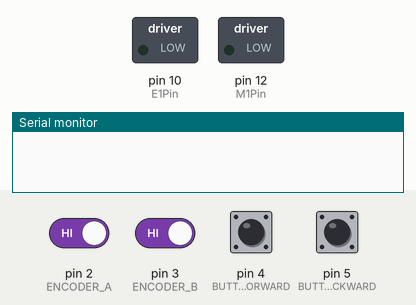
Simulated run of this sketch. Board: Arduino Uno, built with avr-gcc and run on an emulated ATmega328P. On the bench: switched loads named in the sketch (green lamp = pin HIGH), the last lines printed to the serial monitor. The test bench sets the inputs (shaded band); at power-on: pin 2 (ENCODER_A), pin 3 (ENCODER_B), pin 4 (BUTTON_FORWARD), pin 5 (BUTTON_BACKWARD) HIGH.

Above: at 1.2 s.
1.3 s: pin 4 (BUTTON_FORWARD) pulled LOW for 0.15 s
At 1.38 s:
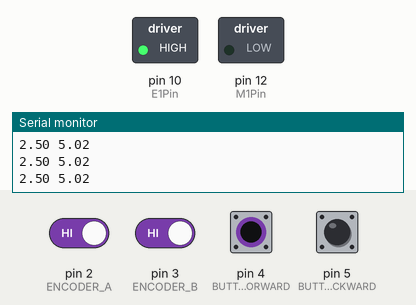
2.9 s: pin 5 (BUTTON_BACKWARD) pulled LOW for 0.15 s
At 3.7 s:
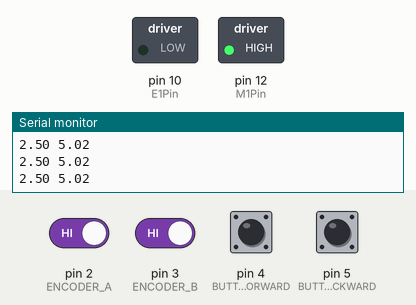
4.5 s: pin 5 (BUTTON_BACKWARD) pulled LOW for 3.2 s
At 5.0 s:
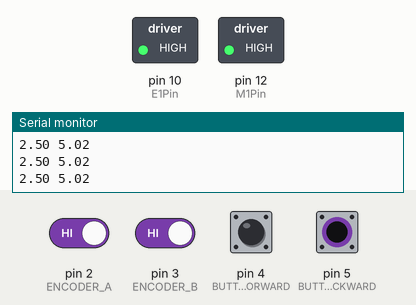
9.2 s: pin 4 (BUTTON_FORWARD) pulled LOW for 1 s
At 10.8 s:
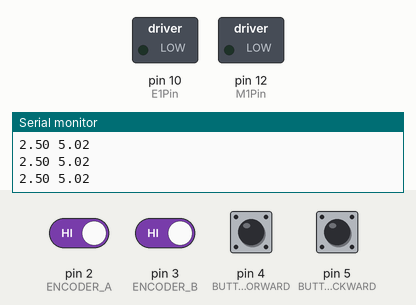
11.7 s: pin 4 (BUTTON_FORWARD) driven LOW and pin 5 (BUTTON_BACKWARD) driven LOW
At 12.9 s:
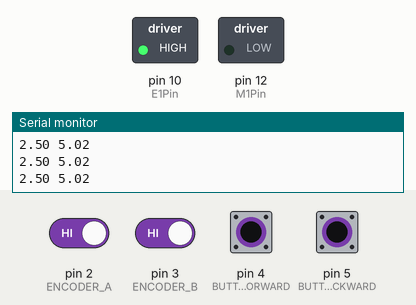
Timing chart, 0 to 14.7 s (numbered marks = the images above; inputs shaded):
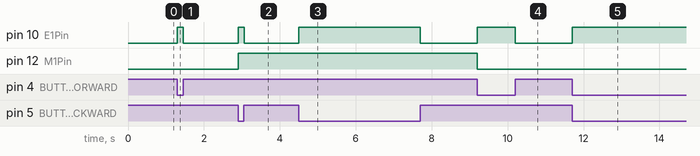

The sketch:

encoder.ino
```cpp
/*
#define ENCODER_A 2 // Amarillo
#define ENCODER_B 3 // Verde
#define MOTOR 12    // Blanco
#define ENABLE 10
#define BUTON_FOREWARD 4
#define BUTON_BACKWARD 5
*/

#define ENCODER_A       2 // Amarillo
#define ENCODER_B       3 // Verde
#define BUTTON_FORWARD  4
#define BUTTON_BACKWARD 5

// Pines de Control Sheld
const int E1Pin = 10;
const int M1Pin = 12;
const int E2Pin = 11;
const int M2Pin = 13;

// Estructura del Motor
typedef struct {
  byte enPin;
  byte directionPin;
} Motor;

const int M1 = 0;

//Creo el Motor
const Motor motor = { E1Pin, M1Pin } ;

const int Forward = LOW;
const int Backward = HIGH;

void setup() {
  Serial.begin(9600);
  //Configura los Encoders como Entradas
  pinMode(ENCODER_A, INPUT);
  pinMode(ENCODER_B, INPUT);
  //Configura los pulsadores como entradas con PullUp
  pinMode(BUTTON_FORWARD, INPUT_PULLUP);
  pinMode(BUTTON_BACKWARD, INPUT_PULLUP);

  //Configura el motor
  pinMode(motor.enPin, OUTPUT);        //Pin del PWM
  pinMode(motor.directionPin, OUTPUT); //Pin de Sentido de giro
}

void loop() {

  //Si el boton de adelante se presiona...
  if(!digitalRead(BUTTON_FORWARD)){
    digitalWrite(motor.directionPin, Forward);
    digitalWrite(motor.enPin, HIGH);
    cuadratura();
  }
  //si el boton de atras se presiona
  else if(!digitalRead(BUTTON_BACKWARD)){
    digitalWrite(motor.directionPin, Backward);
    digitalWrite(motor.enPin, HIGH);
    cuadratura();
  }
  //Caso contrario pare el motor
  else{
    digitalWrite(motor.enPin, LOW);
  }
}

//Imprime señal de cuadratura en el serial plotter
void cuadratura(){
  int a = digitalRead(ENCODER_A);
  int b = digitalRead(ENCODER_B);
  Serial.print(a*2.5);
  Serial.print(" ");
  Serial.print(b*2.5+2.52);
  Serial.println();
}
```

Measured:
- after the input at 1.3 s, pin 10 (E1Pin): LOW → HIGH at once, → LOW 0.16 s later
- after the input at 2.9 s, pin 10 (E1Pin): LOW → HIGH at once, → LOW 0.16 s later; pin 12 (M1Pin): LOW → HIGH at once
- after the input at 4.5 s, pin 10 (E1Pin): LOW → HIGH at once, → LOW 3.2 s later
- after the input at 9.2 s, pin 10 (E1Pin): LOW → HIGH at once, → LOW 1.0 s later; pin 12 (M1Pin): HIGH → LOW at once
- after the input at 11.7 s, pin 10 (E1Pin): LOW → HIGH at once
